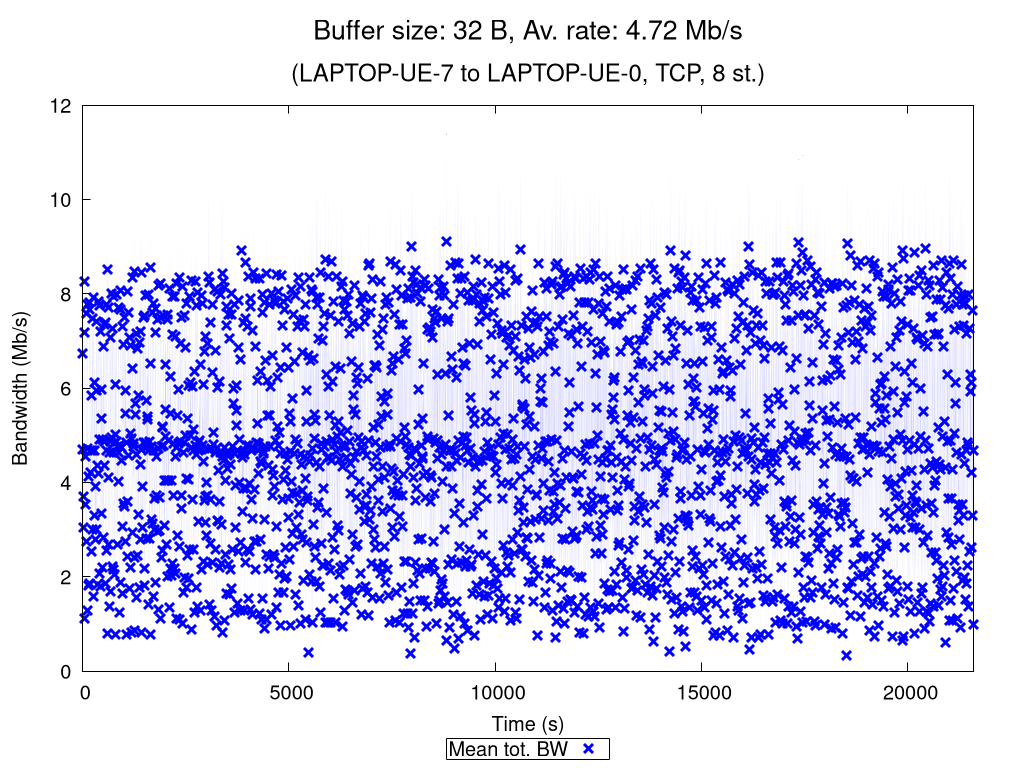

Write the gnuplot code that produced this figure.
set terminal pngcairo nocrop enhanced size 1024,768 font "Verdana,15"
set output "TCP_8_st_2020_12_05_00-21-22_two2one_00032B.png"

set title "{/=20 Buffer size: 32 B, Av. rate: 4.72 Mb/s}\n\n{/=18 (LAPTOP-UE-7 to LAPTOP-UE-0, TCP, 8 st.)}"

set xlabel "Time (s)"
set ylabel "Bandwidth (Mb/s)"
set ytics nomirror
set key bmargin center horizontal box samplen 1 width -1
set bmargin 4.6
set rmargin 4.5

rf = 1000000.0  # rate factor
set style fill transparent solid 0.2 noborder
set autoscale xfix
plot "TCP_8_st_2020_12_05_00-21-22_two2one_00032B_iperf_processed.dat" using 1:($2/rf-$3/rf):($2/rf+$3/rf) with filledcurves lc rgb "blue" notitle, \
     "" using 1:($2/rf) with points pt 2 ps 1.5 lw 3 lc rgb "blue" title "Mean tot. BW", \
